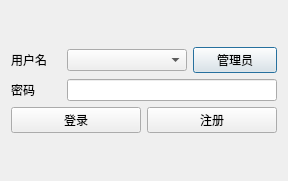
<?xml version="1.0" encoding="UTF-8"?>
<ui version="4.0">
 <class>Login</class>
 <widget class="QDialog" name="Login">
  <property name="geometry">
   <rect>
    <x>0</x>
    <y>0</y>
    <width>288</width>
    <height>181</height>
   </rect>
  </property>
  <property name="windowTitle">
   <string>Dialog</string>
  </property>
  <layout class="QVBoxLayout" name="verticalLayout_2">
   <item>
    <layout class="QVBoxLayout" name="verticalLayout">
     <item>
      <layout class="QHBoxLayout" name="horizontalLayout">
       <item>
        <widget class="QLabel" name="label">
         <property name="minimumSize">
          <size>
           <width>50</width>
           <height>0</height>
          </size>
         </property>
         <property name="maximumSize">
          <size>
           <width>50</width>
           <height>16777215</height>
          </size>
         </property>
         <property name="text">
          <string>用户名</string>
         </property>
        </widget>
       </item>
       <item>
        <widget class="QComboBox" name="comboBox">
         <property name="minimumSize">
          <size>
           <width>120</width>
           <height>0</height>
          </size>
         </property>
        </widget>
       </item>
       <item>
        <widget class="QPushButton" name="uaButton">
         <property name="text">
          <string>管理员</string>
         </property>
        </widget>
       </item>
      </layout>
     </item>
     <item>
      <layout class="QHBoxLayout" name="horizontalLayout_3">
       <item>
        <widget class="QLabel" name="label_2">
         <property name="minimumSize">
          <size>
           <width>50</width>
           <height>0</height>
          </size>
         </property>
         <property name="maximumSize">
          <size>
           <width>50</width>
           <height>16777215</height>
          </size>
         </property>
         <property name="text">
          <string>密码</string>
         </property>
        </widget>
       </item>
       <item>
        <widget class="QLineEdit" name="pwdEdit"/>
       </item>
      </layout>
     </item>
     <item>
      <layout class="QHBoxLayout" name="horizontalLayout_2">
       <item>
        <widget class="QPushButton" name="signInButton">
         <property name="text">
          <string>登录</string>
         </property>
        </widget>
       </item>
       <item>
        <widget class="QPushButton" name="signUpButton">
         <property name="text">
          <string>注册</string>
         </property>
        </widget>
       </item>
      </layout>
     </item>
    </layout>
   </item>
  </layout>
 </widget>
 <resources/>
 <connections/>
</ui>
